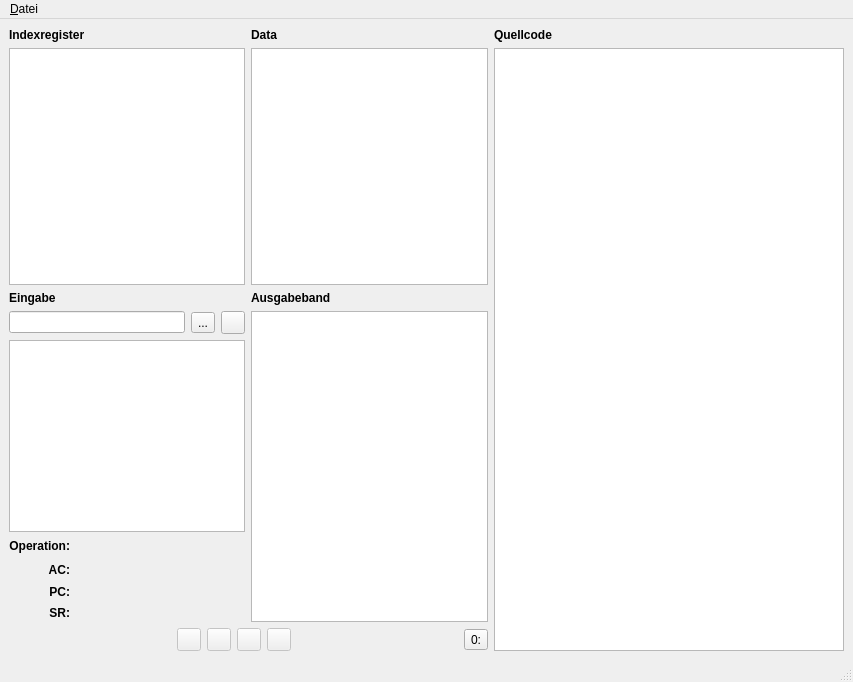
<ui version="4.0" >
 <class>MainWindow</class>
 <widget class="QMainWindow" name="MainWindow" >
  <property name="geometry" >
   <rect>
    <x>0</x>
    <y>0</y>
    <width>853</width>
    <height>682</height>
   </rect>
  </property>
  <property name="windowTitle" >
   <string>von-Neumann-Emulator</string>
  </property>
  <widget class="QWidget" name="centralwidget" >
   <property name="geometry" >
    <rect>
     <x>0</x>
     <y>31</y>
     <width>853</width>
     <height>627</height>
    </rect>
   </property>
   <layout class="QHBoxLayout" name="horizontalLayout_5" >
    <item>
     <layout class="QHBoxLayout" name="mainLayout" >
      <item>
       <layout class="QVBoxLayout" name="configurationLayout" >
        <property name="sizeConstraint" >
         <enum>QLayout::SetMaximumSize</enum>
        </property>
        <item>
         <layout class="QHBoxLayout" name="storageLayout" >
          <property name="sizeConstraint" >
           <enum>QLayout::SetMaximumSize</enum>
          </property>
          <item>
           <layout class="QVBoxLayout" name="indexregisterLayout" >
            <item>
             <widget class="QLabel" name="labelIndexregister" >
              <property name="text" >
               <string>&lt;b>Indexregister&lt;/b></string>
              </property>
             </widget>
            </item>
            <item>
             <widget class="QListWidget" name="listWidgetIndexregister" />
            </item>
           </layout>
          </item>
          <item>
           <layout class="QVBoxLayout" name="dataLayout" >
            <item>
             <widget class="QLabel" name="labelData" >
              <property name="text" >
               <string>&lt;b>Data&lt;b></string>
              </property>
             </widget>
            </item>
            <item>
             <widget class="QListWidget" name="listWidgetData" />
            </item>
           </layout>
          </item>
         </layout>
        </item>
        <item>
         <layout class="QHBoxLayout" name="ioLayout" >
          <item>
           <layout class="QVBoxLayout" name="inputstatusLayout" >
            <item>
             <layout class="QVBoxLayout" name="inputLayout" >
              <item>
               <widget class="QLabel" name="labelInput" >
                <property name="font" >
                 <font>
                  <weight>50</weight>
                  <bold>false</bold>
                 </font>
                </property>
                <property name="text" >
                 <string>&lt;b>Eingabe&lt;/b></string>
                </property>
               </widget>
              </item>
              <item>
               <layout class="QHBoxLayout" name="InputCrtlLayout" >
                <item>
                 <widget class="QLineEdit" name="lineEditInput" />
                </item>
                <item>
                 <widget class="QToolButton" name="toolBtnOpenInput" >
                  <property name="toolTip" >
                   <string>Eingabeband-Datei öffnen</string>
                  </property>
                  <property name="text" >
                   <string>...</string>
                  </property>
                  <property name="icon" >
                   <iconset resource="../res/general.qrc" >
                    <normaloff>:/img/input_open.png</normaloff>:/img/input_open.png</iconset>
                  </property>
                 </widget>
                </item>
                <item>
                 <widget class="QToolButton" name="toolBtnClearInput" >
                  <property name="toolTip" >
                   <string>Eingabeband leeren</string>
                  </property>
                  <property name="text" >
                   <string/>
                  </property>
                  <property name="icon" >
                   <iconset resource="../res/general.qrc" >
                    <normaloff>:/img/input_clear.png</normaloff>:/img/input_clear.png</iconset>
                  </property>
                 </widget>
                </item>
               </layout>
              </item>
              <item>
               <widget class="QListWidget" name="listWidgetInput" />
              </item>
             </layout>
            </item>
            <item>
             <layout class="QGridLayout" name="statusLayout" >
              <item row="0" column="0" >
               <widget class="QLabel" name="labelOperation" >
                <property name="text" >
                 <string>&lt;p align="right">&lt;b>Operation:&lt;/b>&lt;/p></string>
                </property>
               </widget>
              </item>
              <item row="0" column="1" >
               <widget class="QLabel" name="lblOperation" >
                <property name="text" >
                 <string/>
                </property>
               </widget>
              </item>
              <item row="0" column="2" >
               <spacer name="horizontalSpacerOperation" >
                <property name="orientation" >
                 <enum>Qt::Horizontal</enum>
                </property>
                <property name="sizeHint" stdset="0" >
                 <size>
                  <width>95</width>
                  <height>17</height>
                 </size>
                </property>
               </spacer>
              </item>
              <item rowspan="2" row="1" column="1" >
               <widget class="QLabel" name="lblAC" >
                <property name="text" >
                 <string/>
                </property>
               </widget>
              </item>
              <item row="1" column="2" >
               <spacer name="horizontalSpacerAC" >
                <property name="orientation" >
                 <enum>Qt::Horizontal</enum>
                </property>
                <property name="sizeHint" stdset="0" >
                 <size>
                  <width>95</width>
                  <height>17</height>
                 </size>
                </property>
               </spacer>
              </item>
              <item row="3" column="0" >
               <widget class="QLabel" name="labelPC" >
                <property name="text" >
                 <string>&lt;p align="right">&lt;b>PC:&lt;/b>&lt;/p></string>
                </property>
               </widget>
              </item>
              <item row="3" column="1" >
               <widget class="QLabel" name="lblPC" >
                <property name="text" >
                 <string/>
                </property>
               </widget>
              </item>
              <item rowspan="2" row="2" column="2" >
               <spacer name="horizontalSpacerPC" >
                <property name="orientation" >
                 <enum>Qt::Horizontal</enum>
                </property>
                <property name="sizeHint" stdset="0" >
                 <size>
                  <width>95</width>
                  <height>21</height>
                 </size>
                </property>
               </spacer>
              </item>
              <item row="4" column="0" >
               <widget class="QLabel" name="labelSR" >
                <property name="text" >
                 <string>&lt;p align="right">&lt;b>SR:&lt;/b>&lt;/p></string>
                </property>
               </widget>
              </item>
              <item row="4" column="1" >
               <widget class="QLabel" name="lblSR" >
                <property name="text" >
                 <string/>
                </property>
               </widget>
              </item>
              <item row="4" column="2" >
               <spacer name="horizontalSpacerSR" >
                <property name="orientation" >
                 <enum>Qt::Horizontal</enum>
                </property>
                <property name="sizeHint" stdset="0" >
                 <size>
                  <width>95</width>
                  <height>17</height>
                 </size>
                </property>
               </spacer>
              </item>
              <item rowspan="2" row="1" column="0" >
               <widget class="QLabel" name="labelAC" >
                <property name="text" >
                 <string>&lt;p align="right">&lt;b>AC:&lt;/b>&lt;/p></string>
                </property>
               </widget>
              </item>
             </layout>
            </item>
           </layout>
          </item>
          <item>
           <layout class="QVBoxLayout" name="outputLayout" >
            <item>
             <widget class="QLabel" name="labelOutput" >
              <property name="text" >
               <string>&lt;b>Ausgabeband&lt;/b></string>
              </property>
             </widget>
            </item>
            <item>
             <widget class="QListWidget" name="listWidgetOutput" />
            </item>
           </layout>
          </item>
         </layout>
        </item>
        <item>
         <layout class="QHBoxLayout" name="controlLayout" >
          <item>
           <spacer name="horizontalSpacerControlLeft" >
            <property name="orientation" >
             <enum>Qt::Horizontal</enum>
            </property>
            <property name="sizeHint" stdset="0" >
             <size>
              <width>40</width>
              <height>20</height>
             </size>
            </property>
           </spacer>
          </item>
          <item>
           <widget class="QToolButton" name="toolBtnPlay" >
            <property name="enabled" >
             <bool>false</bool>
            </property>
            <property name="text" >
             <string/>
            </property>
            <property name="icon" >
             <iconset resource="../res/general.qrc" >
              <normaloff>:/img/play.png</normaloff>:/img/play.png</iconset>
            </property>
           </widget>
          </item>
          <item>
           <widget class="QToolButton" name="toolBtnNext" >
            <property name="enabled" >
             <bool>false</bool>
            </property>
            <property name="text" >
             <string/>
            </property>
            <property name="icon" >
             <iconset resource="../res/general.qrc" >
              <normaloff>:/img/next.png</normaloff>:/img/next.png</iconset>
            </property>
           </widget>
          </item>
          <item>
           <widget class="QToolButton" name="toolBtnPause" >
            <property name="enabled" >
             <bool>false</bool>
            </property>
            <property name="text" >
             <string/>
            </property>
            <property name="icon" >
             <iconset resource="../res/general.qrc" >
              <normaloff>:/img/pause.png</normaloff>:/img/pause.png</iconset>
            </property>
           </widget>
          </item>
          <item>
           <widget class="QToolButton" name="toolBtnStop" >
            <property name="enabled" >
             <bool>false</bool>
            </property>
            <property name="text" >
             <string/>
            </property>
            <property name="icon" >
             <iconset resource="../res/general.qrc" >
              <normaloff>:/img/stop.png</normaloff>:/img/stop.png</iconset>
            </property>
           </widget>
          </item>
          <item>
           <spacer name="horizontalSpacerControlRight" >
            <property name="orientation" >
             <enum>Qt::Horizontal</enum>
            </property>
            <property name="sizeHint" stdset="0" >
             <size>
              <width>40</width>
              <height>20</height>
             </size>
            </property>
           </spacer>
          </item>
          <item>
           <widget class="QToolButton" name="toolBtnNumber" >
            <property name="toolTip" >
             <string>Quelltext nummerieren</string>
            </property>
            <property name="text" >
             <string>0:</string>
            </property>
            <property name="icon" >
             <iconset resource="../res/general.qrc" >
              <normaloff>:/img/number.png</normaloff>:/img/number.png</iconset>
            </property>
           </widget>
          </item>
         </layout>
        </item>
       </layout>
      </item>
      <item>
       <layout class="QVBoxLayout" name="sourcecodeLayout" >
        <item>
         <widget class="QLabel" name="labelSourcecode" >
          <property name="text" >
           <string>&lt;b>Quellcode&lt;/b></string>
          </property>
         </widget>
        </item>
        <item>
         <widget class="QTextEdit" name="txtEditSourcecode" >
          <property name="sizePolicy" >
           <sizepolicy vsizetype="Expanding" hsizetype="Expanding" >
            <horstretch>0</horstretch>
            <verstretch>0</verstretch>
           </sizepolicy>
          </property>
          <property name="minimumSize" >
           <size>
            <width>350</width>
            <height>0</height>
           </size>
          </property>
          <property name="font" >
           <font>
            <family>DejaVu Sans Mono</family>
            <pointsize>10</pointsize>
           </font>
          </property>
         </widget>
        </item>
       </layout>
      </item>
     </layout>
    </item>
   </layout>
  </widget>
  <widget class="QMenuBar" name="menubar" >
   <property name="geometry" >
    <rect>
     <x>0</x>
     <y>0</y>
     <width>853</width>
     <height>31</height>
    </rect>
   </property>
   <widget class="QMenu" name="menuDatei" >
    <property name="title" >
     <string>&amp;Datei</string>
    </property>
    <addaction name="actionNew" />
    <addaction name="actionOpen" />
    <addaction name="separator" />
    <addaction name="actionSave" />
    <addaction name="actionSaveAs" />
    <addaction name="separator" />
    <addaction name="actionQuit" />
   </widget>
   <addaction name="menuDatei" />
  </widget>
  <widget class="QStatusBar" name="statusbar" >
   <property name="geometry" >
    <rect>
     <x>0</x>
     <y>658</y>
     <width>853</width>
     <height>24</height>
    </rect>
   </property>
  </widget>
  <action name="actionNew" >
   <property name="text" >
    <string>&amp;Neu</string>
   </property>
  </action>
  <action name="actionOpen" >
   <property name="text" >
    <string>&amp;Öffnen...</string>
   </property>
  </action>
  <action name="actionSave" >
   <property name="text" >
    <string>&amp;Speichern</string>
   </property>
  </action>
  <action name="actionSaveAs" >
   <property name="text" >
    <string>Speichern &amp;unter...</string>
   </property>
  </action>
  <action name="actionQuit" >
   <property name="text" >
    <string>&amp;Beenden</string>
   </property>
  </action>
 </widget>
 <tabstops>
  <tabstop>listWidgetIndexregister</tabstop>
  <tabstop>listWidgetData</tabstop>
  <tabstop>lineEditInput</tabstop>
  <tabstop>listWidgetInput</tabstop>
  <tabstop>listWidgetOutput</tabstop>
  <tabstop>txtEditSourcecode</tabstop>
  <tabstop>toolBtnPlay</tabstop>
  <tabstop>toolBtnNext</tabstop>
  <tabstop>toolBtnPause</tabstop>
  <tabstop>toolBtnStop</tabstop>
 </tabstops>
 <resources>
  <include location="../res/general.qrc" />
 </resources>
 <connections>
  <connection>
   <sender>actionQuit</sender>
   <signal>activated()</signal>
   <receiver>MainWindow</receiver>
   <slot>close()</slot>
   <hints>
    <hint type="sourcelabel" >
     <x>-1</x>
     <y>-1</y>
    </hint>
    <hint type="destinationlabel" >
     <x>231</x>
     <y>299</y>
    </hint>
   </hints>
  </connection>
 </connections>
</ui>
